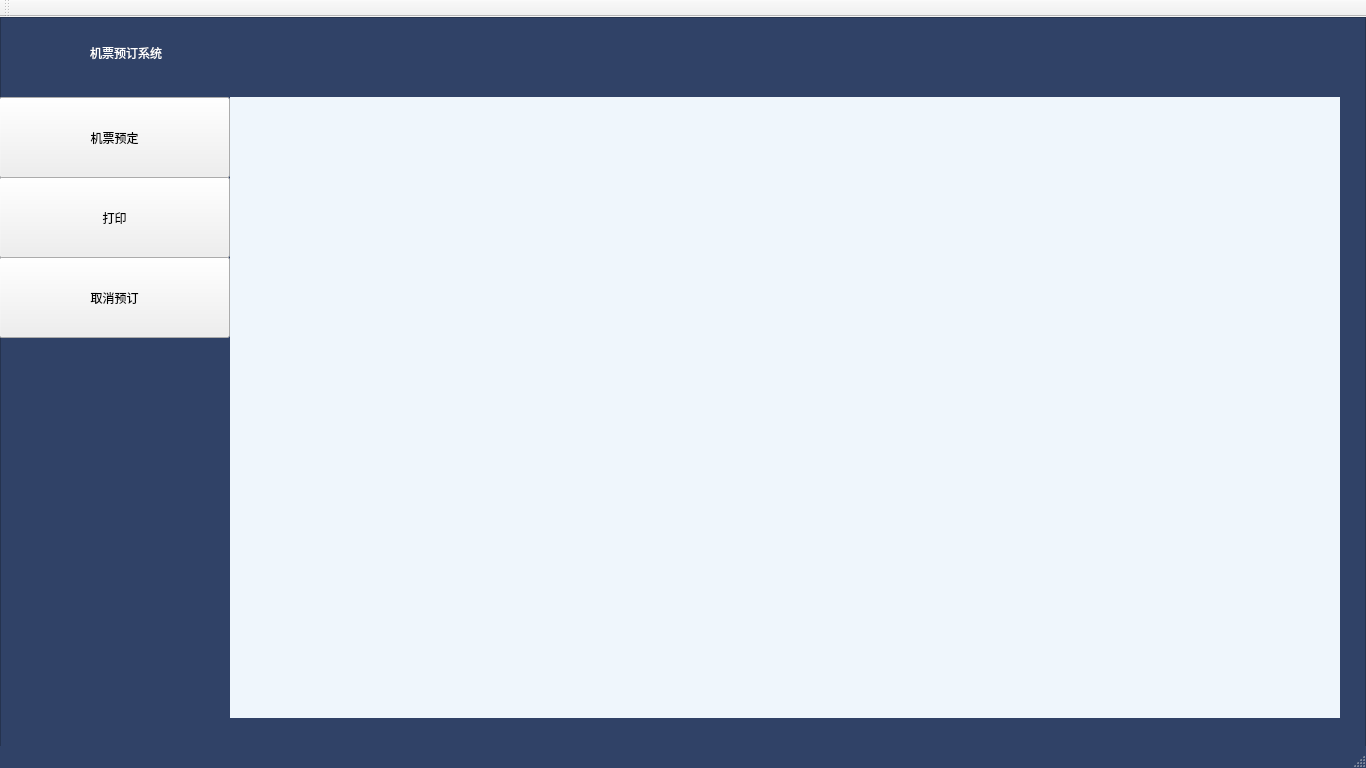
<?xml version="1.0" encoding="UTF-8"?>
<ui version="4.0">
 <class>MainWindow</class>
 <widget class="QMainWindow" name="MainWindow">
  <property name="geometry">
   <rect>
    <x>0</x>
    <y>0</y>
    <width>1366</width>
    <height>768</height>
   </rect>
  </property>
  <property name="windowTitle">
   <string>MainWindow</string>
  </property>
  <property name="styleSheet">
   <string notr="true">#MainWindow{background-color: rgb(48, 66, 103);}</string>
  </property>
  <widget class="QWidget" name="centralWidget">
   <property name="styleSheet">
    <string notr="true">#centralWidget{background-color: rgb(22, 30, 47);}</string>
   </property>
   <widget class="QFrame" name="frame">
    <property name="geometry">
     <rect>
      <x>0</x>
      <y>0</y>
      <width>1366</width>
      <height>768</height>
     </rect>
    </property>
    <property name="styleSheet">
     <string notr="true">#frame {background-color: rgb(48, 66, 103);}
</string>
    </property>
    <property name="frameShape">
     <enum>QFrame::StyledPanel</enum>
    </property>
    <property name="frameShadow">
     <enum>QFrame::Raised</enum>
    </property>
    <widget class="QWidget" name="widget_2" native="true">
     <property name="geometry">
      <rect>
       <x>-1</x>
       <y>80</y>
       <width>231</width>
       <height>621</height>
      </rect>
     </property>
     <property name="styleSheet">
      <string notr="true"/>
     </property>
     <widget class="QPushButton" name="pushButton">
      <property name="geometry">
       <rect>
        <x>0</x>
        <y>0</y>
        <width>231</width>
        <height>81</height>
       </rect>
      </property>
      <property name="styleSheet">
       <string notr="true"/>
      </property>
      <property name="text">
       <string>机票预定</string>
      </property>
      <property name="icon">
       <iconset resource="image.qrc">
        <normaloff>:/image/image/book_hover.png</normaloff>:/image/image/book_hover.png</iconset>
      </property>
      <property name="iconSize">
       <size>
        <width>24</width>
        <height>24</height>
       </size>
      </property>
      <property name="checkable">
       <bool>true</bool>
      </property>
      <property name="checked">
       <bool>false</bool>
      </property>
     </widget>
     <widget class="QPushButton" name="pushButton_2">
      <property name="geometry">
       <rect>
        <x>0</x>
        <y>80</y>
        <width>231</width>
        <height>81</height>
       </rect>
      </property>
      <property name="text">
       <string>打印</string>
      </property>
      <property name="icon">
       <iconset resource="image.qrc">
        <normaloff>:/image/image/print.png</normaloff>:/image/image/print.png</iconset>
      </property>
      <property name="iconSize">
       <size>
        <width>24</width>
        <height>24</height>
       </size>
      </property>
      <property name="checkable">
       <bool>true</bool>
      </property>
     </widget>
     <widget class="QPushButton" name="pushButton_3">
      <property name="geometry">
       <rect>
        <x>0</x>
        <y>160</y>
        <width>231</width>
        <height>81</height>
       </rect>
      </property>
      <property name="text">
       <string>取消预订</string>
      </property>
      <property name="icon">
       <iconset resource="image.qrc">
        <normaloff>:/image/image/eraser.png</normaloff>:/image/image/eraser.png</iconset>
      </property>
      <property name="iconSize">
       <size>
        <width>24</width>
        <height>24</height>
       </size>
      </property>
      <property name="checkable">
       <bool>true</bool>
      </property>
     </widget>
     <widget class="QLabel" name="label_5">
      <property name="geometry">
       <rect>
        <x>290</x>
        <y>40</y>
        <width>81</width>
        <height>30</height>
       </rect>
      </property>
      <property name="styleSheet">
       <string notr="true">font: 20px &quot;微软雅黑&quot;;
color: rgb(0，0，0);</string>
      </property>
      <property name="text">
       <string>机票预定</string>
      </property>
     </widget>
     <widget class="QLabel" name="label_6">
      <property name="geometry">
       <rect>
        <x>270</x>
        <y>40</y>
        <width>10</width>
        <height>30</height>
       </rect>
      </property>
      <property name="styleSheet">
       <string notr="true">background-color: #2789EE;</string>
      </property>
      <property name="text">
       <string/>
      </property>
     </widget>
     <widget class="QWidget" name="widget_5" native="true">
      <property name="geometry">
       <rect>
        <x>270</x>
        <y>80</y>
        <width>181</width>
        <height>30</height>
       </rect>
      </property>
      <widget class="QTextEdit" name="textEdit_3">
       <property name="geometry">
        <rect>
         <x>0</x>
         <y>0</y>
         <width>151</width>
         <height>30</height>
        </rect>
       </property>
       <property name="styleSheet">
        <string notr="true">font: 12pt &quot;微软雅黑&quot;;</string>
       </property>
       <property name="autoFormatting">
        <set>QTextEdit::AutoNone</set>
       </property>
       <property name="html">
        <string>&lt;!DOCTYPE HTML PUBLIC &quot;-//W3C//DTD HTML 4.0//EN&quot; &quot;http://www.w3.org/TR/REC-html40/strict.dtd&quot;&gt;
&lt;html&gt;&lt;head&gt;&lt;meta name=&quot;qrichtext&quot; content=&quot;1&quot; /&gt;&lt;style type=&quot;text/css&quot;&gt;
p, li { white-space: pre-wrap; }
&lt;/style&gt;&lt;/head&gt;&lt;body style=&quot; font-family:'微软雅黑'; font-size:12pt; font-weight:400; font-style:normal;&quot;&gt;
&lt;p style=&quot;-qt-paragraph-type:empty; margin-top:0px; margin-bottom:0px; margin-left:0px; margin-right:0px; -qt-block-indent:0; text-indent:0px; font-family:'SimSun'; font-size:9pt; font-weight:200;&quot;&gt;&lt;br /&gt;&lt;/p&gt;&lt;/body&gt;&lt;/html&gt;</string>
       </property>
       <property name="placeholderText">
        <string>按姓名查找</string>
       </property>
      </widget>
      <widget class="QPushButton" name="pushButton_10">
       <property name="geometry">
        <rect>
         <x>150</x>
         <y>0</y>
         <width>30</width>
         <height>30</height>
        </rect>
       </property>
       <property name="styleSheet">
        <string notr="true">QPushButton{background-color: rgb(255,255,255);
border:1px solid black}
QPushButton:pressed{
background:rgb(129, 196, 255)}</string>
       </property>
       <property name="text">
        <string/>
       </property>
       <property name="icon">
        <iconset resource="image.qrc">
         <normaloff>:/image/image/find.png</normaloff>:/image/image/find.png</iconset>
       </property>
      </widget>
     </widget>
    </widget>
    <widget class="QStackedWidget" name="stackedWidget">
     <property name="geometry">
      <rect>
       <x>230</x>
       <y>80</y>
       <width>1110</width>
       <height>621</height>
      </rect>
     </property>
     <property name="styleSheet">
      <string notr="true">#stackedWidget{background-color:#EFF6FC;
				border: none
}</string>
     </property>
     <property name="currentIndex">
      <number>3</number>
     </property>
     <widget class="QWidget" name="page">
      <widget class="QTableView" name="tableView">
       <property name="geometry">
        <rect>
         <x>20</x>
         <y>100</y>
         <width>1071</width>
         <height>500</height>
        </rect>
       </property>
       <property name="styleSheet">
        <string notr="true">#tableView{
background-color: rgb(255, 255, 255);
border:none;
selection-background-color: rgb(110, 153, 255);
alternate-background-color: rgb(196, 255, 251);
}</string>
       </property>
      </widget>
      <widget class="QLabel" name="label_3">
       <property name="geometry">
        <rect>
         <x>20</x>
         <y>20</y>
         <width>10</width>
         <height>30</height>
        </rect>
       </property>
       <property name="styleSheet">
        <string notr="true">background-color: #2789EE;</string>
       </property>
       <property name="text">
        <string/>
       </property>
      </widget>
      <widget class="QLabel" name="label_4">
       <property name="geometry">
        <rect>
         <x>40</x>
         <y>20</y>
         <width>81</width>
         <height>30</height>
        </rect>
       </property>
       <property name="styleSheet">
        <string notr="true">font: 20px &quot;微软雅黑&quot;;
color: rgb(0，0，0);</string>
       </property>
       <property name="text">
        <string>机票预定</string>
       </property>
      </widget>
      <widget class="QWidget" name="widget" native="true">
       <property name="geometry">
        <rect>
         <x>20</x>
         <y>60</y>
         <width>181</width>
         <height>30</height>
        </rect>
       </property>
       <widget class="QPushButton" name="pushButton_5">
        <property name="geometry">
         <rect>
          <x>149</x>
          <y>0</y>
          <width>30</width>
          <height>30</height>
         </rect>
        </property>
        <property name="styleSheet">
         <string notr="true">QPushButton{background-color: rgb(255,255,255);
border:1px solid black}
QPushButton:pressed{
background:rgb(129, 196, 255)}</string>
        </property>
        <property name="text">
         <string/>
        </property>
        <property name="icon">
         <iconset resource="image.qrc">
          <normaloff>:/image/image/find.png</normaloff>:/image/image/find.png</iconset>
        </property>
        <property name="shortcut">
         <string>Return</string>
        </property>
       </widget>
       <widget class="QLineEdit" name="lineEdit">
        <property name="geometry">
         <rect>
          <x>0</x>
          <y>0</y>
          <width>150</width>
          <height>30</height>
         </rect>
        </property>
        <property name="styleSheet">
         <string notr="true">font: 12pt &quot;微软雅黑&quot;;</string>
        </property>
        <property name="placeholderText">
         <string>请输入姓名</string>
        </property>
       </widget>
      </widget>
      <widget class="QPushButton" name="pushButton_6">
       <property name="geometry">
        <rect>
         <x>970</x>
         <y>60</y>
         <width>61</width>
         <height>30</height>
        </rect>
       </property>
       <property name="styleSheet">
        <string notr="true">QPushButton{background-color: rgb(255,255,255，0);
border:none}
QPushButton:pressed{
background:rgb(129, 196, 255)}</string>
       </property>
       <property name="text">
        <string>刷新</string>
       </property>
       <property name="icon">
        <iconset resource="image.qrc">
         <normaloff>:/image/image/refresh.png</normaloff>:/image/image/refresh.png</iconset>
       </property>
      </widget>
      <widget class="QPushButton" name="pushButton_7">
       <property name="geometry">
        <rect>
         <x>1030</x>
         <y>60</y>
         <width>61</width>
         <height>30</height>
        </rect>
       </property>
       <property name="styleSheet">
        <string notr="true">QPushButton{background-color: rgb(255,255,255，0);
border:none}
QPushButton:pressed{
background:rgb(129, 196, 255)}</string>
       </property>
       <property name="text">
        <string>保存</string>
       </property>
       <property name="icon">
        <iconset resource="image.qrc">
         <normaloff>:/image/image/save.png</normaloff>:/image/image/save.png</iconset>
       </property>
      </widget>
      <widget class="QPushButton" name="pushButton_8">
       <property name="geometry">
        <rect>
         <x>910</x>
         <y>60</y>
         <width>61</width>
         <height>30</height>
        </rect>
       </property>
       <property name="styleSheet">
        <string notr="true">QPushButton{background-color: rgb(255,255,255，0);
border:none}
QPushButton:pressed{
background:rgb(129, 196, 255)}</string>
       </property>
       <property name="text">
        <string>添加</string>
       </property>
       <property name="icon">
        <iconset resource="image.qrc">
         <normaloff>:/image/image/add.png</normaloff>:/image/image/add.png</iconset>
       </property>
      </widget>
     </widget>
     <widget class="QWidget" name="page_2">
      <widget class="QTableView" name="tableView_2">
       <property name="geometry">
        <rect>
         <x>20</x>
         <y>100</y>
         <width>1071</width>
         <height>501</height>
        </rect>
       </property>
       <property name="styleSheet">
        <string notr="true">#tableView_2{background-color: rgb(255, 255, 255);
border:none;}</string>
       </property>
      </widget>
      <widget class="QLabel" name="label_7">
       <property name="geometry">
        <rect>
         <x>40</x>
         <y>20</y>
         <width>81</width>
         <height>30</height>
        </rect>
       </property>
       <property name="styleSheet">
        <string notr="true">font: 20px &quot;微软雅黑&quot;;
color: rgb(0，0，0);</string>
       </property>
       <property name="text">
        <string>打印</string>
       </property>
      </widget>
      <widget class="QWidget" name="widget_3" native="true">
       <property name="geometry">
        <rect>
         <x>20</x>
         <y>60</y>
         <width>181</width>
         <height>30</height>
        </rect>
       </property>
       <widget class="QPushButton" name="pushButton_9">
        <property name="geometry">
         <rect>
          <x>149</x>
          <y>0</y>
          <width>30</width>
          <height>30</height>
         </rect>
        </property>
        <property name="styleSheet">
         <string notr="true">QPushButton{background-color: rgb(255,255,255);
border:1px solid black}
QPushButton:pressed{
background:rgb(129, 196, 255)}</string>
        </property>
        <property name="text">
         <string/>
        </property>
        <property name="icon">
         <iconset resource="image.qrc">
          <normaloff>:/image/image/find.png</normaloff>:/image/image/find.png</iconset>
        </property>
        <property name="shortcut">
         <string>Return</string>
        </property>
       </widget>
       <widget class="QLineEdit" name="lineEdit_2">
        <property name="geometry">
         <rect>
          <x>0</x>
          <y>0</y>
          <width>150</width>
          <height>30</height>
         </rect>
        </property>
        <property name="styleSheet">
         <string notr="true">font: 12pt &quot;微软雅黑&quot;;</string>
        </property>
        <property name="placeholderText">
         <string>请输入姓名</string>
        </property>
       </widget>
      </widget>
      <widget class="QLabel" name="label_8">
       <property name="geometry">
        <rect>
         <x>20</x>
         <y>20</y>
         <width>10</width>
         <height>30</height>
        </rect>
       </property>
       <property name="styleSheet">
        <string notr="true">background-color: #2789EE;</string>
       </property>
       <property name="text">
        <string/>
       </property>
      </widget>
      <widget class="QPushButton" name="pushButton_11">
       <property name="geometry">
        <rect>
         <x>990</x>
         <y>50</y>
         <width>91</width>
         <height>41</height>
        </rect>
       </property>
       <property name="styleSheet">
        <string notr="true">QPushButton{background-color: #2789EE;border:none;color:rgb(255, 255, 255);font:16px Microsoft YaHei;}
QPushButton:pressed{background-color: rgb(38, 195, 238);border:none;color:rgb(255, 255, 255);font:16px Microsoft YaHei;}</string>
       </property>
       <property name="text">
        <string>打印</string>
       </property>
      </widget>
     </widget>
     <widget class="QWidget" name="page_3">
      <widget class="QTableView" name="tableView_3">
       <property name="geometry">
        <rect>
         <x>20</x>
         <y>100</y>
         <width>1071</width>
         <height>501</height>
        </rect>
       </property>
       <property name="styleSheet">
        <string notr="true">#tableView_3{background-color: rgb(255, 255, 255);
border:none;}</string>
       </property>
      </widget>
      <widget class="QLabel" name="label_9">
       <property name="geometry">
        <rect>
         <x>40</x>
         <y>20</y>
         <width>81</width>
         <height>30</height>
        </rect>
       </property>
       <property name="styleSheet">
        <string notr="true">font: 20px &quot;微软雅黑&quot;;
color: rgb(0，0，0);</string>
       </property>
       <property name="text">
        <string>取消预订</string>
       </property>
      </widget>
      <widget class="QLabel" name="label_10">
       <property name="geometry">
        <rect>
         <x>20</x>
         <y>20</y>
         <width>10</width>
         <height>30</height>
        </rect>
       </property>
       <property name="styleSheet">
        <string notr="true">background-color: #2789EE;</string>
       </property>
       <property name="text">
        <string/>
       </property>
      </widget>
      <widget class="QWidget" name="widget_4" native="true">
       <property name="geometry">
        <rect>
         <x>20</x>
         <y>60</y>
         <width>181</width>
         <height>30</height>
        </rect>
       </property>
       <widget class="QPushButton" name="pushButton_12">
        <property name="geometry">
         <rect>
          <x>149</x>
          <y>0</y>
          <width>30</width>
          <height>30</height>
         </rect>
        </property>
        <property name="styleSheet">
         <string notr="true">QPushButton{background-color: rgb(255,255,255);
border:1px solid black}
QPushButton:pressed{
background:rgb(129, 196, 255)}</string>
        </property>
        <property name="text">
         <string/>
        </property>
        <property name="icon">
         <iconset resource="image.qrc">
          <normaloff>:/image/image/find.png</normaloff>:/image/image/find.png</iconset>
        </property>
        <property name="shortcut">
         <string>Return</string>
        </property>
       </widget>
       <widget class="QLineEdit" name="lineEdit_3">
        <property name="geometry">
         <rect>
          <x>0</x>
          <y>0</y>
          <width>150</width>
          <height>30</height>
         </rect>
        </property>
        <property name="styleSheet">
         <string notr="true">font: 12pt &quot;微软雅黑&quot;;</string>
        </property>
        <property name="placeholderText">
         <string>请输入姓名</string>
        </property>
       </widget>
      </widget>
      <widget class="QPushButton" name="pushButton_13">
       <property name="geometry">
        <rect>
         <x>990</x>
         <y>50</y>
         <width>91</width>
         <height>41</height>
        </rect>
       </property>
       <property name="styleSheet">
        <string notr="true">QPushButton{background-color: #2789EE;border:none;color:rgb(255, 255, 255);font:16px Microsoft YaHei;}
QPushButton:pressed{background-color: rgb(38, 195, 238);border:none;color:rgb(255, 255, 255);font:16px Microsoft YaHei;}</string>
       </property>
       <property name="text">
        <string>取消预订</string>
       </property>
      </widget>
     </widget>
     <widget class="QWidget" name="page_4"/>
    </widget>
    <widget class="QLabel" name="label">
     <property name="geometry">
      <rect>
       <x>10</x>
       <y>10</y>
       <width>71</width>
       <height>51</height>
      </rect>
     </property>
     <property name="text">
      <string/>
     </property>
     <property name="pixmap">
      <pixmap resource="image.qrc">:/image/image/logo.png</pixmap>
     </property>
     <property name="scaledContents">
      <bool>true</bool>
     </property>
    </widget>
    <widget class="QLabel" name="label_2">
     <property name="geometry">
      <rect>
       <x>90</x>
       <y>20</y>
       <width>151</width>
       <height>31</height>
      </rect>
     </property>
     <property name="styleSheet">
      <string notr="true">font: 24px &quot;微软雅黑&quot;;
color: rgb(255, 255, 255);</string>
     </property>
     <property name="text">
      <string>机票预订系统</string>
     </property>
    </widget>
   </widget>
  </widget>
  <widget class="QToolBar" name="mainToolBar">
   <attribute name="toolBarArea">
    <enum>TopToolBarArea</enum>
   </attribute>
   <attribute name="toolBarBreak">
    <bool>false</bool>
   </attribute>
  </widget>
  <widget class="QStatusBar" name="statusBar"/>
  <widget class="QMenuBar" name="menuBar">
   <property name="geometry">
    <rect>
     <x>0</x>
     <y>0</y>
     <width>1366</width>
     <height>23</height>
    </rect>
   </property>
  </widget>
 </widget>
 <layoutdefault spacing="6" margin="11"/>
 <resources>
  <include location="image.qrc"/>
 </resources>
 <connections/>
</ui>
